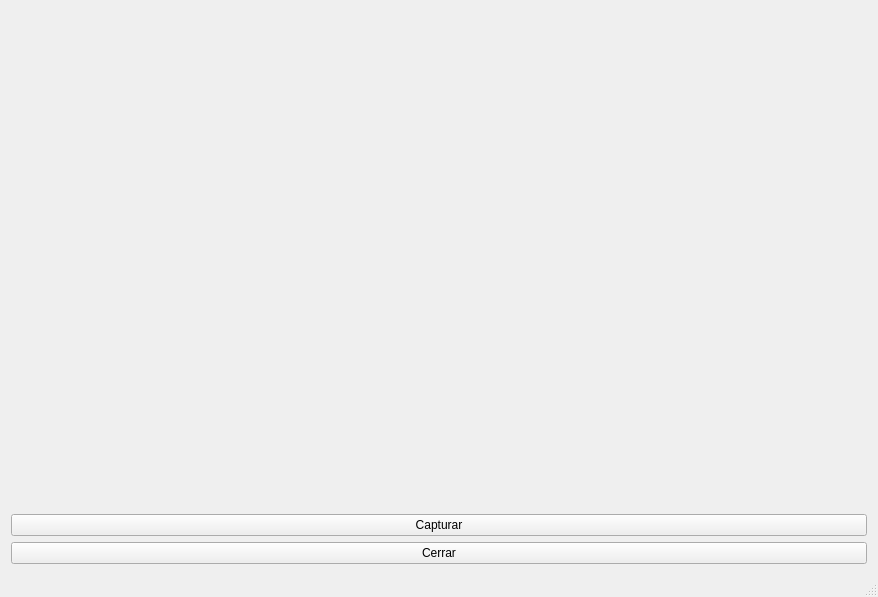
<?xml version="1.0" encoding="UTF-8"?>
<ui version="4.0">
 <class>TestImagenComputador</class>
 <widget class="QMainWindow" name="TestImagenComputador">
  <property name="geometry">
   <rect>
    <x>0</x>
    <y>0</y>
    <width>878</width>
    <height>597</height>
   </rect>
  </property>
  <property name="windowTitle">
   <string>TestImagenComputador</string>
  </property>
  <widget class="QWidget" name="centralWidget">
   <layout class="QVBoxLayout" name="verticalLayout">
    <item>
     <widget class="QLabel" name="lblPic">
      <property name="text">
       <string/>
      </property>
     </widget>
    </item>
    <item>
     <widget class="QPushButton" name="btnCapturar">
      <property name="text">
       <string>Capturar</string>
      </property>
     </widget>
    </item>
    <item>
     <widget class="QPushButton" name="btnCerrar">
      <property name="text">
       <string>Cerrar</string>
      </property>
     </widget>
    </item>
   </layout>
  </widget>
  <widget class="QStatusBar" name="statusBar"/>
 </widget>
 <layoutdefault spacing="6" margin="11"/>
 <resources/>
 <connections/>
</ui>
